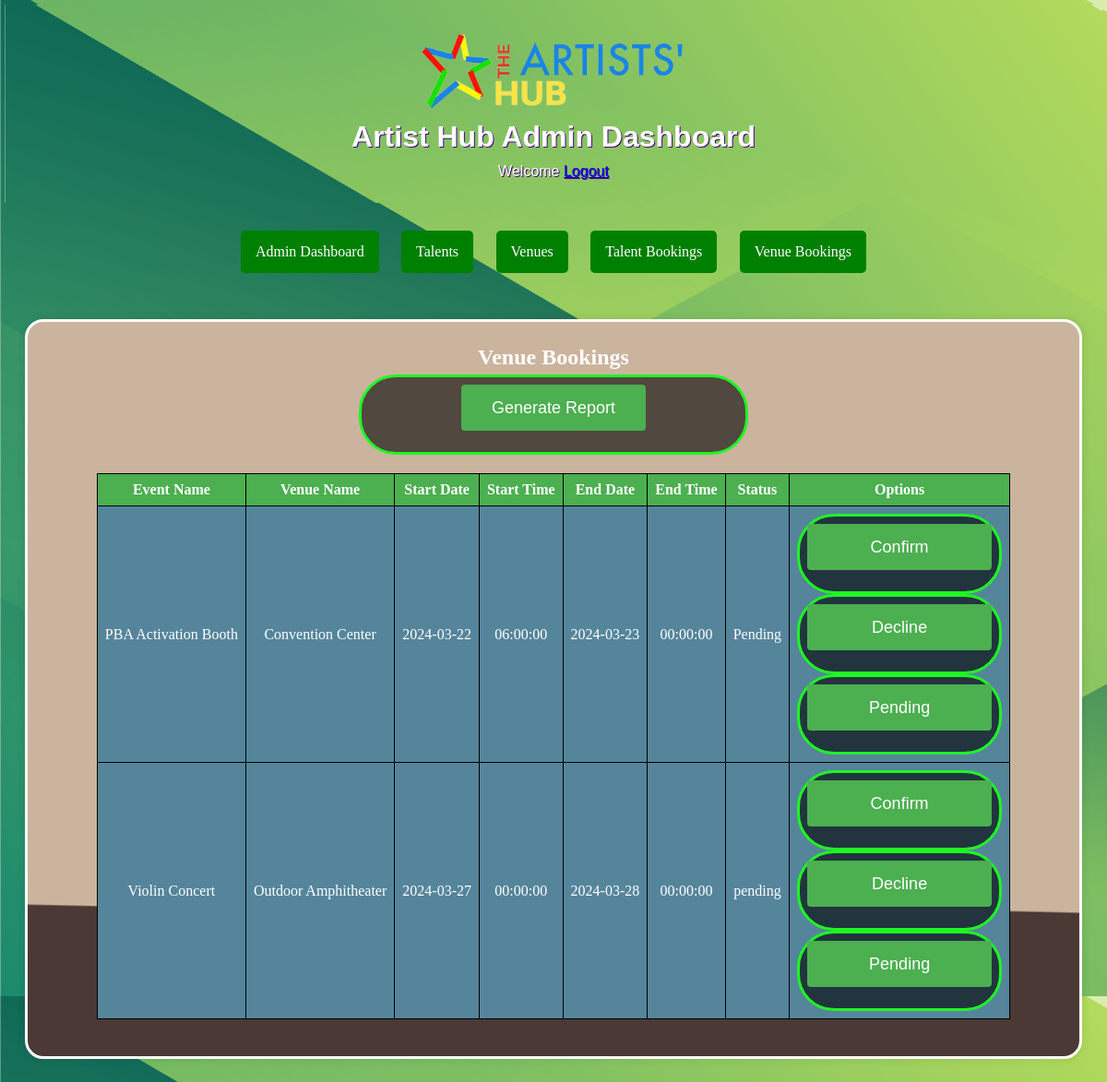
/admin_bookings2.php, run on the app's committed database.
### tables this page shows
CREATE TABLE `venues_bookings` (
  `venue_booking_id` int(11) NOT NULL,
  `event_name` varchar(255) NOT NULL,
  `venue_name` varchar(255) NOT NULL,
  `start_date` date NOT NULL,
  `start_time` time NOT NULL,
  `end_date` date NOT NULL,
  `end_time` time NOT NULL,
  `equipment_needed` text DEFAULT NULL,
  `catering` enum('Yes','No') NOT NULL,
  `status` varchar(20) NOT NULL,
  `person_inquiring` varchar(255) DEFAULT NULL,
  `title_role_affiliation` varchar(255) DEFAULT NULL,
  `contact_number` varchar(20) DEFAULT NULL,
  `date_of_booking` date DEFAULT NULL
);

### database.php (called while the page is built, shortened)
<?php
$host = "localhost";
$username = "root";
$password = "";
$database = "artisthub";
$conn = new mysqli($host, $username, $password, $database);
function getVenueBookings() {
    global $conn;
    $sql = "SELECT * FROM venues_bookings LIMIT 10";
    $result = $conn->query($sql);
    if ($result) {
        $venueBookings = $result->fetch_all(MYSQLI_ASSOC);
        return $venueBookings;
    } else {
        echo "Error: " . $conn->error;
        return array();
    }
}
?>

### admin_bookings2.php (the view, shortened to what this page needs)
<?php
include_once 'database.php';
$venueBookings = getVenueBookings();
?>
<!DOCTYPE html>
<html lang="en">
<head>
    <link rel="stylesheet" href="style.css">
</head>
<body>
    <div class="header">
    <img src="logo.png" alt="Artist Hub Logo">
        <h1>Artist Hub Admin Dashboard</h1>
        <p>Welcome <a href="logout.php">Logout</a></p>
    </div>
    <header>
        <nav>
            <a href="admin_dashboard.php">Admin Dashboard</a>
            <a href="admin_talents.php">Talents</a>
            <a href="admin_venues.php">Venues</a>
            <a href="admin_bookings.php">Talent Bookings</a>
            <a href="admin_bookings2.php">Venue Bookings</a>
        </nav>
    </header>
<div class="container">
    <h2>Venue Bookings</h2>
    <form method="post" action="<?php echo htmlspecialchars($_SERVER["PHP_SELF"]); ?>">
        <button type="submit" name="action" value="generate_report">Generate Report</button>
    </form>
    <table>
        <thead>
            <tr>
                <th>Event Name</th>
                <th>Venue Name</th>
                <th>Start Date</th>
                <th>Start Time</th>
                <th>End Date</th>
                <th>End Time</th>
                <th>Status</th>
                <th>Options</th>
            </tr>
        </thead>
        <tbody>
            <?php foreach ($venueBookings as $booking): ?>
                <tr>
                    <td><?php echo $booking['event_name']; ?></td>
                    <td><?php echo $booking['venue_name']; ?></td>
                    <td><?php echo $booking['start_date']; ?></td>
                    <td><?php echo $booking['start_time']; ?></td>
                    <td><?php echo $booking['end_date']; ?></td>
                    <td><?php echo $booking['end_time']; ?></td>
                    <td><?php echo $booking['status']; ?></td>
                    <td>
                        <form method="post" action="<?php echo htmlspecialchars($_SERVER["PHP_SELF"]); ?>">
                            <button type="submit">Confirm</button>
                        </form>
                        <form method="post" action="<?php echo htmlspecialchars($_SERVER["PHP_SELF"]); ?>">
                            <button type="submit">Decline</button>
                        </form>
                        <form method="post" action="<?php echo htmlspecialchars($_SERVER["PHP_SELF"]); ?>">
                            <button type="submit">Pending</button>
                        </form>
                    </td>
                </tr>
            <?php endforeach; ?>
        </tbody>
    </table>
</div>
</body>
</html>

### style.css (style rules this page uses)
body, h1, h2, p, form { margin: 0; padding: 5px; color: rgb(255, 255, 255); text-align: center; }
body { background: linear-gradient(to bottom, #006400, #14c91a); font-family: Arial, sans-serif; font-size: 16px; color: white; background-image: url("sage.png"); }
.header { background-color: #14c91a; padding: 20px; color: white; text-shadow: 1px 1px indigo; text-align: center; background-image: url("sage.png"); }
.header img { display: block; margin: 0 auto; height: 100px; }
.container { max-width: 1100px; margin: 20px auto; padding: 20px; border-radius: 20px; box-shadow: 0 0 10px rgba(0, 0, 0, 0.1); border-style: solid; color: rgb(253, 253, 253); font-family: Georgia; background-image: url("er.png"); background-size: cover; background-repeat: no-repeat; background-position: center; }
form { max-width: 400px; margin: 0 auto; font-family: Courier; font-size: 100%; padding: 8px; color: rgb(31, 247, 35); border-radius: 40px; border-style: solid; background: rgba(0, 0, 0, 0.6); }
label, input, button { display: block; margin-bottom: 15px; color: rgb(255, 255, 255); }
button, select { padding: 10px; width: 100%; box-sizing: border-box; }
button { background-color: #4CAF50; color: white; border: none; padding: 12px 20px; text-align: center; text-decoration: none; display: inline-block; font-size: 18px; border-radius: 4px; cursor: pointer; width: 200px; height: 50px; }
table { width: auto; max-width: 100%; border-collapse: collapse; margin: 20px auto; text-align: center; }
th, td { border: 1px solid #000000; padding: 8px; text-align: left; text-align: center; }
th { background-color: #4CAF50; color: rgb(255, 255, 255); text-align: center; }
td { background-color: #55859b; color: rgb(255, 255, 255); }
nav { text-align: center; margin-bottom: 20px; padding-top: 30px; padding-bottom: 30px; }
nav a { color: white; text-decoration: none; padding: 14px 16px; display: inline-block; margin: 0 10px; border-radius: 5px; background-color: #008000; font-family: Verdana; }

### data on the page
venues_bookings: event_name "PBA Activation Booth", venue_name "Convention Center", start_date "2024-03-22", start_time "06:00:00", end_date "2024-03-23", end_time "00:00:00", status "Pending"
venues_bookings: event_name "Violin Concert", venue_name "Outdoor Amphitheater", start_date "2024-03-27", start_time "00:00:00", end_date "2024-03-28", end_time "00:00:00", status "pending"
